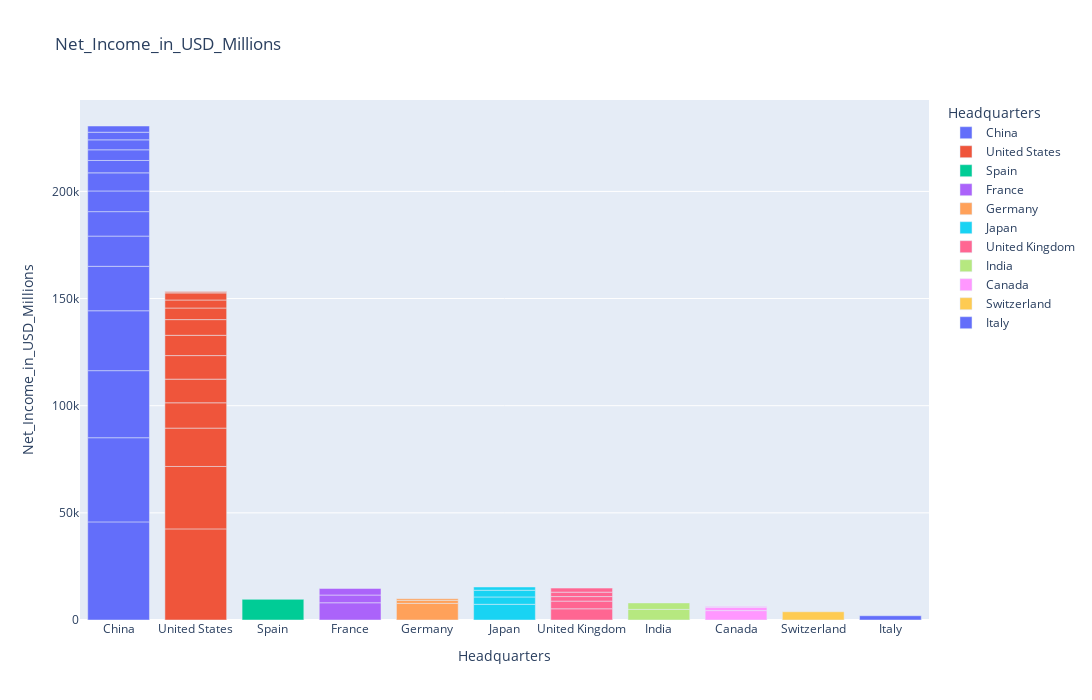

Write notebook code for a chart like this one.
### Code cell
fig = px.bar(rv_inc_hd_sort, x=rv_inc_hd_sort.Headquarters, y=rv_inc_hd_sort['Net_Income_in_USD_Millions'], color='Headquarters', color_continuous_scale='GnBu', title='Net_Income_in_USD_Millions')
fig.update_layout(height=700, width=1500)
fig.show()

### Figure 1 — Plotly figure (JSON) as saved in the notebook; plotly's stock layout.template omitted (floating-point values rounded to 4 significant figures)
{"data": [{"alignmentgroup": "True", "hovertemplate": "Headquarters=%{x}<br>Net_Income_in_USD_Millions=%{y}<extra></extra>", "legendgroup": "China", "marker": {"color": "#636efa", "pattern": {"shape": ""}}, "name": "China", "offsetgroup": "China", "orientation": "v", "showlegend": true, "textposition": "auto", "type": "bar", "x": ["China", "China", "China", "China", "China", "China", "China", "China", "China", "China", "China", "China", "China", "China"], "xaxis": "x", "y": [45783, 39282, 31293, 27952, 20738, 14107, 11409, 9655, 8443, 5779, 4972, 4648, 3562, 2903], "yaxis": "y"}, {"alignmentgroup": "True", "hovertemplate": "Headquarters=%{x}<br>Net_Income_in_USD_Millions=%{y}<extra></extra>", "legendgroup": "United States", "marker": {"color": "#EF553B", "pattern": {"shape": ""}}, "name": "United States", "offsetgroup": "United States", "orientation": "v", "showlegend": true, "textposition": "auto", "type": "bar", "x": ["United States", "United States", "United States", "United States", "United States", "United States", "United States", "United States", "United States", "United States", "United States", "United States", "United States"], "xaxis": "x", "y": [42521, 29131, 17894, 11805, 11047, 10996, 9459, 7326, 5407, 3738, 3301, 448, 169], "yaxis": "y"}, {"alignmentgroup": "True", "hovertemplate": "Headquarters=%{x}<br>Net_Income_in_USD_Millions=%{y}<extra></extra>", "legendgroup": "Spain", "marker": {"color": "#00cc96", "pattern": {"shape": ""}}, "name": "Spain", "offsetgroup": "Spain", "orientation": "v", "showlegend": true, "textposition": "auto", "type": "bar", "x": ["Spain"], "xaxis": "x", "y": [9639], "yaxis": "y"}, {"alignmentgroup": "True", "hovertemplate": "Headquarters=%{x}<br>Net_Income_in_USD_Millions=%{y}<extra></extra>", "legendgroup": "France", "marker": {"color": "#ab63fa", "pattern": {"shape": ""}}, "name": "France", "offsetgroup": "France", "orientation": "v", "showlegend": true, "textposition": "auto", "type": "bar", "x": ["France", "France", "France"], "xaxis": "x", "y": [8052, 3605, 3067], "yaxis": "y"}, {"alignmentgroup": "True", "hovertemplate": "Headquarters=%{x}<br>Net_Income_in_USD_Millions=%{y}<extra></extra>", "legendgroup": "Germany", "marker": {"color": "#FFA15A", "pattern": {"shape": ""}}, "name": "Germany", "offsetgroup": "Germany", "orientation": "v", "showlegend": true, "textposition": "auto", "type": "bar", "x": ["Germany", "Germany", "Germany"], "xaxis": "x", "y": [7756, 1379, 766], "yaxis": "y"}, {"alignmentgroup": "True", "hovertemplate": "Headquarters=%{x}<br>Net_Income_in_USD_Millions=%{y}<extra></extra>", "legendgroup": "Japan", "marker": {"color": "#19d3f3", "pattern": {"shape": ""}}, "name": "Japan", "offsetgroup": "Japan", "orientation": "v", "showlegend": true, "textposition": "auto", "type": "bar", "x": ["Japan", "Japan", "Japan", "Japan"], "xaxis": "x", "y": [7329, 3431, 3127, 1526], "yaxis": "y"}, {"alignmentgroup": "True", "hovertemplate": "Headquarters=%{x}<br>Net_Income_in_USD_Millions=%{y}<extra></extra>", "legendgroup": "United Kingdom", "marker": {"color": "#FF6692", "pattern": {"shape": ""}}, "name": "United Kingdom", "offsetgroup": "United Kingdom", "orientation": "v", "showlegend": true, "textposition": "auto", "type": "bar", "x": ["United Kingdom", "United Kingdom", "United Kingdom", "United Kingdom", "United Kingdom"], "xaxis": "x", "y": [5229, 3588, 2118, 2061, 1882], "yaxis": "y"}, {"alignmentgroup": "True", "hovertemplate": "Headquarters=%{x}<br>Net_Income_in_USD_Millions=%{y}<extra></extra>", "legendgroup": "India", "marker": {"color": "#B6E880", "pattern": {"shape": ""}}, "name": "India", "offsetgroup": "India", "orientation": "v", "showlegend": true, "textposition": "auto", "type": "bar", "x": ["India", "India"], "xaxis": "x", "y": [4954, 3018], "yaxis": "y"}, {"alignmentgroup": "True", "hovertemplate": "Headquarters=%{x}<br>Net_Income_in_USD_Millions=%{y}<extra></extra>", "legendgroup": "Canada", "marker": {"color": "#FF97FF", "pattern": {"shape": ""}}, "name": "Canada", "offsetgroup": "Canada", "orientation": "v", "showlegend": true, "textposition": "auto", "type": "bar", "x": ["Canada", "Canada", "Canada"], "xaxis": "x", "y": [4377, 1525, 448], "yaxis": "y"}, {"alignmentgroup": "True", "hovertemplate": "Headquarters=%{x}<br>Net_Income_in_USD_Millions=%{y}<extra></extra>", "legendgroup": "Switzerland", "marker": {"color": "#FECB52", "pattern": {"shape": ""}}, "name": "Switzerland", "offsetgroup": "Switzerland", "orientation": "v", "showlegend": true, "textposition": "auto", "type": "bar", "x": ["Switzerland"], "xaxis": "x", "y": [3834], "yaxis": "y"}, {"alignmentgroup": "True", "hovertemplate": "Headquarters=%{x}<br>Net_Income_in_USD_Millions=%{y}<extra></extra>", "legendgroup": "Italy", "marker": {"color": "#636efa", "pattern": {"shape": ""}}, "name": "Italy", "offsetgroup": "Italy", "orientation": "v", "showlegend": true, "textposition": "auto", "type": "bar", "x": ["Italy"], "xaxis": "x", "y": [1987], "yaxis": "y"}], "layout": {"barmode": "relative", "height": 700, "legend": {"title": {"text": "Headquarters"}, "tracegroupgap": 0}, "title": {"text": "Net_Income_in_USD_Millions"}, "width": 1500, "xaxis": {"anchor": "y", "autorange": true, "categoryarray": ["China", "United States", "Spain", "France", "Germany", "Japan", "United Kingdom", "India", "Canada", "Switzerland", "Italy"], "categoryorder": "array", "domain": [0, 1], "range": [-0.5, 10.5], "title": {"text": "Headquarters"}, "type": "category"}, "yaxis": {"anchor": "x", "autorange": true, "domain": [0, 1], "range": [0, 242700.0], "title": {"text": "Net_Income_in_USD_Millions"}, "type": "linear"}}}
